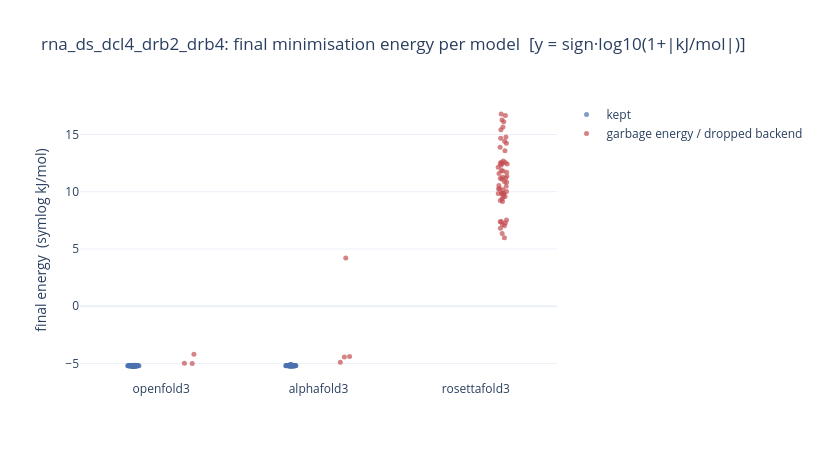

Notebook cell for this chart:
### Code cell
plot_energy(res2)

### Figure 1 — Plotly figure (JSON) as saved in the notebook; plotly's stock layout.template omitted (floating-point values rounded to 4 significant figures; data arrays with more than 128 entries replaced by an {"elided": "..."} marker saying what was removed)
{"data": [{"alignmentgroup": "True", "boxpoints": "all", "customdata": {"elided": "178x2 float values"}, "fillcolor": "rgba(255,255,255,0)", "hoveron": "points", "hovertemplate": "flag=kept<br>backend=%{x}<br>final_energy=%{customdata[0]:.1f}<br>energy_mod_z=%{customdata[1]:.2f}<extra></extra>", "jitter": 0.35, "legendgroup": "kept", "line": {"color": "rgba(255,255,255,0)"}, "marker": {"color": "#4C72B0", "opacity": 0.7, "size": 5}, "name": "kept", "offsetgroup": "kept", "orientation": "v", "pointpos": 0, "showlegend": true, "type": "box", "x": {"elided": "178 str values"}, "x0": " ", "xaxis": "x", "y": {"elided": "178 float values"}, "y0": " ", "yaxis": "y"}, {"alignmentgroup": "True", "boxpoints": "all", "customdata": [[-100900.0, 5.907], [-15710.0, 15.1], [78680000000000.0, 8492000000.0], [1346000000000.0, 145300000.0], [1387000000.0, 149700.0], [155100000000.0, 16740000.0], [1680000000.0, 181400.0], [6315000000.0, 681500.0], [18780000.0, 2044.0], [513900000000.0, 55460000.0], [616500000000000.0, 66540000000.0], [2714000000000.0, 292900000.0], [3782000000.0, 408200.0], [7596000000.0, 819800.0], [2213000.0, 255.6], [-97450.0, 6.28], [-25140.0, 14.08], [15800.0, 18.5], [-79140.0, 8.255], [-27080.0, 13.87], [3054000000000.0, 329600000.0], [10580000.0, 1159.0], [4474000000000000.0, 482900000000.0], [1.884e+16, 2033000000000.0], [399100000000.0, 43070000.0], [2670000000000000.0, 288200000000.0], [226600000000.0, 24460000.0], [709800000000.0, 76610000.0], [6599000000.0, 712300.0], [7481000000.0, 807400.0], [3476000000.0, 375100.0], [152700000000.0, 16480000.0], [30110000000.0, 3250000.0], [6.196e+16, 6687000000000.0], [946500.0, 118.9], [25230000.0, 2739.0], [1.318e+16, 1422000000000.0], [4928000000000.0, 531900000.0], [17980000000.0, 1940000.0], [15060000000.0, 1626000.0], [2960000000000.0, 319400000.0], [2422000000.0, 261400.0], [34370000000.0, 3710000.0], [258800000000000.0, 27930000000.0], [465100000000000.0, 50200000000.0], [171600000000000.0, 18520000000.0], [126100000000.0, 13610000.0], [17880000000.0, 1930000.0], [24010000.0, 2609.0], [2037000000000.0, 219800000.0], [75750000000.0, 8176000.0], [37150000000000.0, 4009000000.0], [14630000.0, 1596.0], [68880000000.0, 7434000.0], [3546000000000.0, 382700000.0], [647400000000.0, 69870000.0], [3716000000000.0, 401100000.0], [33680000.0, 3651.0], [184700000000.0, 19930000.0], [10220000000.0, 1103000.0], [4.642e+16, 5009000000000.0], [6470000.0, 715.0], [7135000000.0, 770000.0]], "fillcolor": "rgba(255,255,255,0)", "hoveron": "points", "hovertemplate": "flag=garbage energy / dropped backend<br>backend=%{x}<br>final_energy=%{customdata[0]:.1f}<br>energy_mod_z=%{customdata[1]:.2f}<extra></extra>", "jitter": 0.35, "legendgroup": "garbage energy / dropped backend", "line": {"color": "rgba(255,255,255,0)"}, "marker": {"color": "#C44E52", "opacity": 0.7, "size": 5}, "name": "garbage energy / dropped backend", "offsetgroup": "garbage energy / dropped backend", "orientation": "v", "pointpos": 0, "showlegend": true, "type": "box", "x": ["openfold3", "openfold3", "rosettafold3", "rosettafold3", "rosettafold3", "rosettafold3", "rosettafold3", "rosettafold3", "rosettafold3", "rosettafold3", "rosettafold3", "rosettafold3", "rosettafold3", "rosettafold3", "rosettafold3", "openfold3", "alphafold3", "alphafold3", "alphafold3", "alphafold3", "rosettafold3", "rosettafold3", "rosettafold3", "rosettafold3", "rosettafold3", "rosettafold3", "rosettafold3", "rosettafold3", "rosettafold3", "rosettafold3", "rosettafold3", "rosettafold3", "rosettafold3", "rosettafold3", "rosettafold3", "rosettafold3", "rosettafold3", "rosettafold3", "rosettafold3", "rosettafold3", "rosettafold3", "rosettafold3", "rosettafold3", "rosettafold3", "rosettafold3", "rosettafold3", "rosettafold3", "rosettafold3", "rosettafold3", "rosettafold3", "rosettafold3", "rosettafold3", "rosettafold3", "rosettafold3", "rosettafold3", "rosettafold3", "rosettafold3", "rosettafold3", "rosettafold3", "rosettafold3", "rosettafold3", "rosettafold3", "rosettafold3"], "x0": " ", "xaxis": "x", "y": [-5.004, -4.196, 13.9, 12.13, 9.142, 11.19, 9.225, 9.8, 7.274, 11.71, 14.79, 12.43, 9.578, 9.881, 6.345, -4.989, -4.4, 4.199, -4.898, -4.433, 12.48, 7.024, 15.65, 16.28, 11.6, 15.43, 11.36, 11.85, 9.82, 9.874, 9.541, 11.18, 10.48, 16.79, 5.976, 7.402, 16.12, 12.69, 10.25, 10.18, 12.47, 9.384, 10.54, 14.41, 14.67, 14.23, 11.1, 10.25, 7.38, 12.31, 10.88, 13.57, 7.165, 10.84, 12.55, 11.81, 12.57, 7.527, 11.27, 10.01, 16.67, 6.811, 9.853], "y0": " ", "yaxis": "y"}], "layout": {"boxmode": "group", "height": 460, "legend": {"title": {"text": ""}, "tracegroupgap": 0}, "title": {"text": "rna_ds_dcl4_drb2_drb4: final minimisation energy per model  [y = sign·log10(1+|kJ/mol|)]"}, "width": 820, "xaxis": {"anchor": "y", "categoryarray": ["openfold3", "alphafold3", "rosettafold3"], "categoryorder": "array", "domain": [0.0, 1.0], "title": {"text": ""}}, "yaxis": {"anchor": "x", "domain": [0.0, 1.0], "title": {"text": "final energy  (symlog kJ/mol)"}}}}
